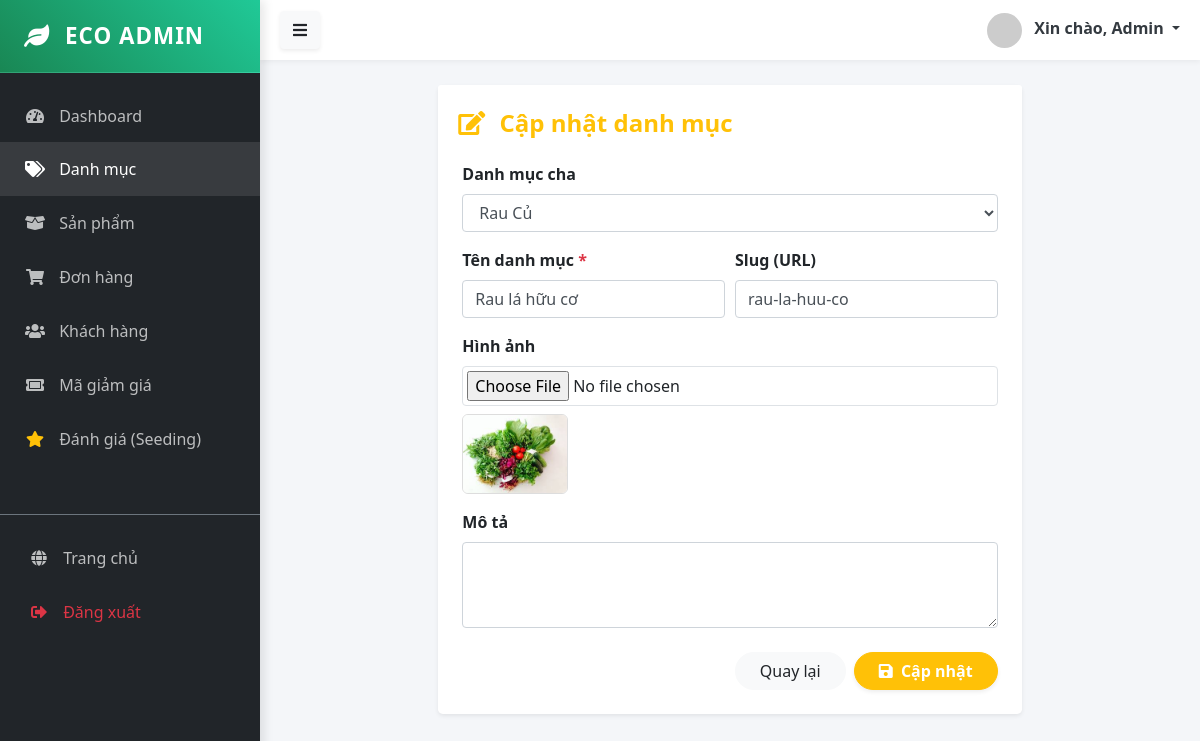
The app's page /public/admin/category/edit/12 (signed in) with its own data.
### tables this page shows
CREATE TABLE `categories` (
  `id` bigint UNSIGNED NOT NULL,
  `name` varchar(200) DEFAULT NULL,
  `slug` varchar(200) DEFAULT NULL,
  `description` text,
  `parent_id` bigint UNSIGNED DEFAULT NULL,
  `image_url` text,
  `created_at` timestamp NULL DEFAULT CURRENT_TIMESTAMP,
  `updated_at` timestamp NULL DEFAULT CURRENT_TIMESTAMP ON UPDATE CURRENT_TIMESTAMP
);

### app/Controllers/Admin/CategoryController.php (called while the page is built, shortened)
<?php
class CategoryController extends Controller {
    public function edit($id) {
        $categoryModel = $this->model('Category');
        $category = $categoryModel->find($id);
        $categories = $categoryModel->all();
        $this->view('admin/categories/edit', ['category' => $category, 'categories' => $categories]);
    }
}

### app/Core/App.php (called while the page is built, shortened)
<?php
class App {
    protected $controller = 'HomeController';
    protected $method = 'index';
    public function __construct() {
        $url = $this->parseUrl();
        if (isset($url[0]) && strtolower($url[0]) == 'admin') {
            array_shift($url);
            $folder = 'Admin';
            $this->controller = 'DashboardController';
            if (isset($url[0])) {
                $controllerName = $this->convertToPascalCase($url[0]) . 'Controller';
                if (file_exists('../app/Controllers/Admin/' . $controllerName . '.php')) {
                    $this->controller = $controllerName;
                    array_shift($url);
                }
            }
        }
        $file = '../app/Controllers/' . $folder . '/' . $this->controller . '.php';
        if (file_exists($file)) {
            $this->controller = new $class;
        } else {
            die("Lỗi 404: Controller '{$this->controller}' không tồn tại.");
        }
        if (isset($url[0])) {
            $methodName = $this->convertToCamelCase($url[0]);
            if (method_exists($this->controller, $methodName)) {
                $this->method = $methodName;
                array_shift($url);
            }
            elseif (method_exists($this->controller, str_replace('-', '_', $url[0]))) {
                $this->method = str_replace('-', '_', $url[0]);
                array_shift($url);
            }
        }
        $this->params = $url ? array_values($url) : [];
        call_user_func_array([$this->controller, $this->method], $this->params);
    }
    public function parseUrl() {
        if (isset($_GET['url'])) {
            return explode('/', filter_var(rtrim($_GET['url'], '/'), FILTER_SANITIZE_URL));
        }
        return [];
    }
    private function convertToPascalCase($string) {
        return str_replace(' ', '', ucwords(str_replace('-', ' ', $string)));
    }
    private function convertToCamelCase($string) {
        return lcfirst($this->convertToPascalCase($string));
    }
}

### public/index.php (called while the page is built, shortened)
<?php
$app = new App();

### config/database.php (called while the page is built)
<?php
return [
    'host' => $_ENV['DB_HOST'] ?? 'localhost',
    'dbname' => $_ENV['DB_DATABASE'] ?? 'ecostore',
    'user' => $_ENV['DB_USERNAME'] ?? 'root',
    'pass' => $_ENV['DB_PASSWORD'] ?? '',
    'charset' => 'utf8mb4'
];

### app/Core/Database.php (called while the page is built, shortened)
<?php
class Database {
    private static $instance = null;
    private $connection;
    private function __construct() {
        $config = require __DIR__ . '/../../config/database.php';
        $dsn = "mysql:host={$config['host']};dbname={$config['dbname']};charset={$config['charset']}";
        try {
            $this->connection = new PDO($dsn, $config['user'], $config['pass']);
            $this->connection->setAttribute(PDO::ATTR_ERRMODE, PDO::ERRMODE_EXCEPTION);
            $this->connection->setAttribute(PDO::ATTR_DEFAULT_FETCH_MODE, PDO::FETCH_ASSOC);
        } catch (PDOException $e) {
            die("DB Connection Error: " . $e->getMessage());
        }
    }
    public static function getInstance() {
        if (!self::$instance) {
            self::$instance = new Database();
        }
        return self::$instance;
    }
    public function query($sql, $params = []) {
        try {
            $stmt = $this->connection->prepare($sql);
            $stmt->execute($params);
            return $stmt;
        } catch (PDOException $e) {
            die("Lỗi truy vấn SQL: " . $e->getMessage());
        }
    }
    public function fetch($sql, $params = []) {
        return $this->query($sql, $params)->fetch();
    }
    public function fetchAll($sql, $params = []) {
        return $this->query($sql, $params)->fetchAll();
    }
}

### app/Core/Model.php (called while the page is built, shortened)
<?php
abstract class Model {
    protected $table;
    protected $db;
    public function __construct() {
        $this->db = Database::getInstance();
    }
    public function all() {
        $sql = "SELECT * FROM {$this->table}";
        return $this->db->fetchAll($sql);
    }
    public function find($id) {
        $sql = "SELECT * FROM {$this->table} WHERE id = ?";
        return $this->db->fetch($sql, [$id]);
    }
}

### app/Views/admin/categories/edit.php (the view, shortened to what this page needs)
<?php require_once '../app/Views/layouts/admin/sidebar.php'; ?>
<div class="row justify-content-center">
    <div class="col-md-8">
        <div class="card shadow-sm border-0 rounded-lg">
            <div class="card-header bg-white border-bottom-0 pt-4 pb-0">
                <h4 class="mb-0 font-weight-bold text-warning"><i class="fas fa-edit mr-2"></i> Cập nhật danh mục</h4>
            </div>
            <div class="card-body p-4">
                <form action="/MY_WEB/public/admin/category/update/<?= $category['id'] ?>" method="POST" enctype="multipart/form-data">
                    <div class="form-row">
                        <div class="form-group col-md-12">
                            <label class="font-weight-bold">Danh mục cha</label>
                            <select name="parent_id" class="form-control">
                                <?php foreach ($categories as $cat): ?>
                                    <?php if (empty($cat['parent_id']) && $cat['id'] != $category['id']): ?>
                                        <option value="<?= $cat['id'] ?>" <?= ($cat['id'] == $category['parent_id']) ? 'selected' : '' ?>>
                                            <?= $cat['name'] ?>
                                        </option>
                                    <?php endif; ?>
                                <?php endforeach; ?>
                            </select>
                        </div>
                        <div class="form-group col-md-6">
                            <label class="font-weight-bold">Tên danh mục <span class="text-danger">*</span></label>
                            <input type="text" name="name" class="form-control" value="<?= $category['name'] ?>" required>
                        </div>
                        <div class="form-group col-md-6">
                            <label class="font-weight-bold">Slug (URL)</label>
                            <input type="text" name="slug" class="form-control" value="<?= $category['slug'] ?>" required>
                        </div>
                    </div>
                    <div class="form-group">
                        <label class="font-weight-bold">Hình ảnh</label>
                        <input type="file" name="image" class="form-control-file border p-1 rounded mb-2">
                        <?php if (!empty($category['image_url'])): ?>
                            <img src="/MY_WEB/public/<?= $category['image_url'] ?>" style="height: 80px; border-radius: 6px; border: 1px solid #ddd;">
                        <?php endif; ?>
                    </div>
                    <div class="form-group">
                        <label class="font-weight-bold">Mô tả</label>
                        <textarea name="description" class="form-control" rows="3"><?= $category['description'] ?></textarea>
                    </div>
                    <div class="mt-4 d-flex justify-content-end">
                        <a href="/MY_WEB/public/admin/category" class="btn btn-light mr-2 rounded-pill px-4">Quay lại</a>
                        <button type="submit" class="btn btn-warning text-white rounded-pill px-4 shadow-sm font-weight-bold">
                            <i class="fas fa-save mr-1"></i> Cập nhật
                        </button>
                    </div>
                </form>
            </div>
        </div>
    </div>
</div>
<?php require_once '../app/Views/layouts/admin/footer.php'; ?>

### public/assets/css/admin.css (style rules this page uses)
:root { --primary-color: #0d6efd; --secondary-color: #6c757d; --success-color: #198754; --sidebar-bg: #212529; --sidebar-width: 260px; --header-height: 60px; }
body { font-family: 'Segoe UI', Tahoma, Geneva, Verdana, sans-serif; background-color: #f4f6f9; overflow-x: hidden; }

### records on screen
categories: parent_id "Rau Củ", name "Rau lá hữu cơ", slug "rau-la-huu-co", image_url (picture)

### other values on screen
$_SESSION['admin_name'] "Admin"
